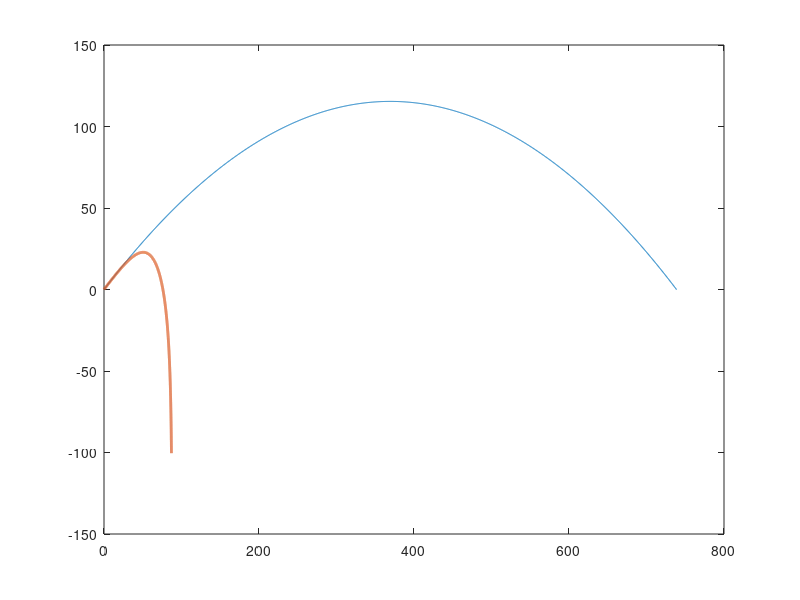

MATLAB code for this plot: (Note: this script raises an error after producing the figure.)
% Ashton Gray
% 11/9/2019
% ECE 202 Fall 2019
% MATLAB Project 2
% Phase 4, Exploring Results

clear
clf

% ----- User Input for C -----

C = input("Enter Value for C (between 0.2 and 0.3): "); % Dimensionless constant

% ----- Define Given Information -----

x0 = 0; y0 = 0; % start
v0mph = 112; % exit velocity, in mph
phi0deg = 32; % launch angle, in deg
g = 10; % % gravitational constant, in m/s^2
m = 0.145;  % mass of baseball, in kg

pair = 1.225; % density of air, in kg/m^3
A = pi * (0.074/2)^2; % Cross sectional areal of a baseball, (pi*radius^2), in m^2

% ----- Useful Variables -----

deg2rad = pi()/180; % Convert from degrees to radians
mph2mps = 1609/3600; % Convert from mph to feet per second
mps2mph = mph2mps^-1; % Convert from meters per second to miles per hour
ft2m = 0.3048; % Convert feet to meters, used for calculating
m2ft = 3.28; % Convert meters back to feet, used for plotting

phi0 = phi0deg * deg2rad; %launch angle in rad (no units in variable name)
v0 = v0mph * mph2mps; % initial velocity in mps

v0x = v0 * cos(phi0); % x-component of v0
v0y = v0 * sin(phi0); % y-component of v0

% ----- characteristics of trajectory -----

tH = v0y/g; % tome to reach max. height H, in s
tland = 2*tH; % time to land (assuming flat ground), in s

H = v0y^2/2/g * m2ft; % max. height, in ft
R = v0x * tland * m2ft; % range of baseball (where it lands) in ft

% ----- analytical solution -----

tmin = 0; tmax = tland; % stop when ball lands
N = 2000; % intervals
t = linspace(tmin,tmax,1+N);

xt = x0 + v0x*t; % x(t), ax = 0
yt = y0 + v0y*t - .5*g*t.^2; % y(t), ay = -g (no drag)

% ----- numerical solution -----

dt  = (tmax-tmin)/N;
y = zeros(1, 1+N); % initialize y(t)
x = zeros(1, 1+N); % initialize x(t)
y(1) = y0; % set first value
x(1) = x0; % set first value
vy = v0y; % initialize vy
vx = v0x; % initialize vx

fcf = (0.5)*C*pair*A; % drag force common factor

for n = 1:N
    
    v = sqrt(vx^2+vy^2); % changing v
    Fnetx = (-1)*fcf*v*vx; % get force in x and y direction
    Fnety = (-1)*fcf*v*vy -m*g;
    
    ax = Fnetx/m; % get acceleration from force
    ay = Fnety/m;
    
    x(n+1) = x(n) + vx*dt + .5*ax*dt^2; % get x and y position
    y(n+1) = y(n) + vy*dt + .5*ay*dt^2;
    
    vy = vy + ay*dt; % update velocity
    vx = vx + ax*dt; 
    
    if y(n)/y(n+1) < 0
        nFR = n; % used to calculate Flight and Range
        vF = v; % final speed, before ball hits ground
    end
end

% ----- plot trajectory -----

% Convert all units back into feet from meters
x = x*m2ft;
y = y*m2ft;
xt = xt*m2ft; 
yt = yt*m2ft;

plot(xt,yt,x,y,'LineWidth',2)
legend({"Without Drag (C=0)",...
    "With Drag (C = "+C+")"}, 'Location', 'northeastoutside', 'FontSize',18)
xlabel('x (ft)','FontSize',20)
ylabel('y (ft)','FontSize',20)
grid on
title({'ECE 202, Project 2, Phase 4, Exploring Results:',...
    'Trajectory of a Baseball, With and Without Drag'},'FontSize',25)
ylim([0 120])
set(gca, 'FontSize', 16)

% ----- Check Analytical vs Numerical Solution -----

checkSumX = sum(abs(x-xt)); % should return 0
checkSumY = sum(abs(y-yt)); % should return 0

% ----- Trajectory Traits -----

% From Graph
maxHeight_ft = max(y) % max height, in ft
tFlight_s = t(nFR) % flight time, in s
range_ft = x(nFR) % range of flight, in ft
speedf_mps = vF; % final speed of ball, in m/s
eLoss_J = 0.5*m*(speedf_mps^2-v0^2) % energy lost, in J
speedf_mph = speedf_mps * mps2mph % final speed, in mph

% Given Traits
givenHeight = 114; % given max height, in ft
givenRange = 446; % given range, in ft
giventFlight = 5.7; % given flight time, in s

% percent differences
maxHeight_pDiff = abs(maxHeight_ft-H)/(maxHeight_ft+H)/2*100
range_pDiff = abs(range_ft-R)/(range_ft+R)/2*100
tFlight_pDiff = abs(tFlight_s-tland)/(tFlight_s+tland)/2*100

% Question c)
% At a % difference of 7.1345 for max height, and a % difference of 3.7057
% for flight time, this is a significant difference. This large contrast is
% due to the fact it is hard to truly calculate the effect of air
% resistance and drag of anything in a real world setting using basic
% calculations.